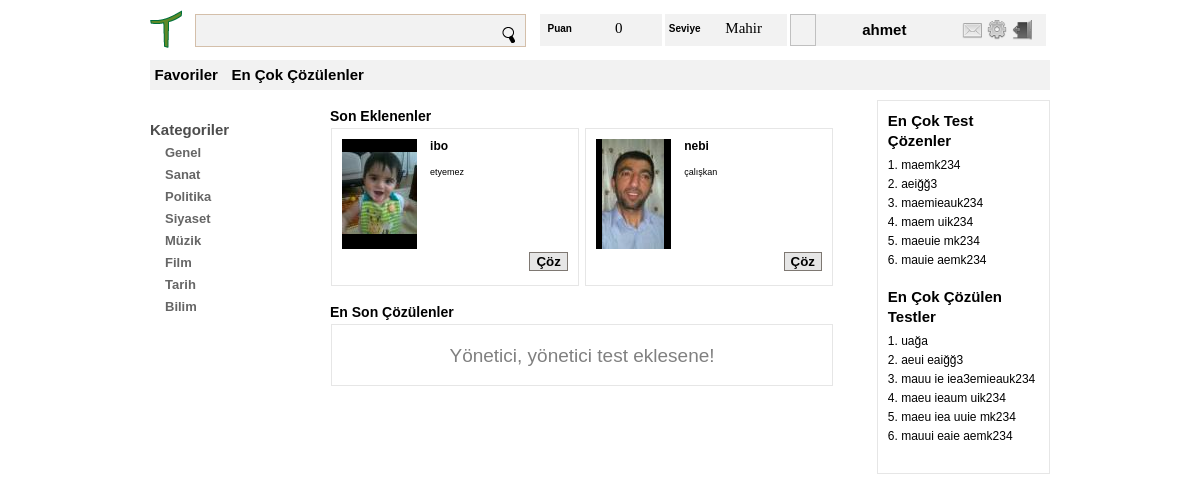
The page /home.php (signed in) on the database its author committed.
### tables this page shows
CREATE TABLE IF NOT EXISTS `test_kategorileri` (
  `id` int(5) NOT NULL AUTO_INCREMENT,
  `kategori` varchar(50) NOT NULL,
  `ust_kategori_id` int(5) NOT NULL DEFAULT '0',
  PRIMARY KEY (`id`),
  KEY `ust_kategori_id` (`ust_kategori_id`)
);

CREATE TABLE IF NOT EXISTS `dosyalar` (
  `id` int(15) NOT NULL AUTO_INCREMENT,
  `yukleyen_id` int(10) NOT NULL,
  `test_id` int(10) DEFAULT NULL,
  `tur_id` int(5) NOT NULL,
  `kok_dizin` varchar(250) NOT NULL,
  `dizin` varchar(300) NOT NULL,
  `ad` varchar(100) NOT NULL,
  `genislik` int(10) NOT NULL,
  `yukseklik` int(10) NOT NULL,
  `durum_id` int(5) NOT NULL,
  `eklenme_tarihi` varchar(100) DEFAULT NULL,
  PRIMARY KEY (`id`),
  KEY `test_id` (`test_id`),
  KEY `tur_id` (`tur_id`),
  KEY `durum` (`durum_id`),
  KEY `yukleyen_id` (`yukleyen_id`)
);

CREATE TABLE IF NOT EXISTS `testler` (
  `id` int(10) NOT NULL AUTO_INCREMENT,
  `olusturan_id` int(10) NOT NULL,
  `zorluk_id` int(3) NOT NULL,
  `etiket` varchar(100) DEFAULT NULL,
  `aciklama` varchar(300) DEFAULT NULL,
  `olusturulma_tarihi` varchar(100) DEFAULT NULL,
  `kategori_id` int(4) NOT NULL,
  `cozulme_sayisi` int(30) NOT NULL,
  PRIMARY KEY (`id`),
  UNIQUE KEY `etiket` (`etiket`),
  KEY `olusturan_id` (`olusturan_id`),
  KEY `zorluk_derecesi_id` (`zorluk_id`),
  KEY `kategori_id` (`kategori_id`)
);

### essek/class.Cevap.php (called while the page is built, shortened)
<?php
	class Cevap
	{
		private $govdeDosyasi = "";
		public function giydir($html, $uygulama_adi = null)
		{
			$govde = $this->govdeGiydir();
			return $this;
		}
		private function govdeGiydir()
		{
			include_once ($this->govdeDosyasi);
			return ob_get_clean();
		}
		public function ataGovdeDosyasi($govdeDosyasi)
		{
			$this->govdeDosyasi = $govdeDosyasi;
			return $this;
		}
	}
?>

### essek/sql/class.Mysql.php (called while the page is built, shortened)
<?php
require_once str_replace('\\', '/', dirname(__DIR__)) . '/class.Mesaj.php';
class Mysql extends Surucu
{
	public $host = "localhost";
	public $kullanici = "root";
	public $sifre = "";
	public $mysqli = null;
	public $mysqliSonuc = null;
	public $etkilenenSatirSayisi = - 1;
	public function calistir($sorgu)
	{
		$gcc_etkilenenSatirSayisi = $this->etkilenenSatirSayisi;
		$this->etkilenenSatirSayisi = 0;
		try
		{
			$sonuc = $this->mysqli->query($sorgu);
			if ($sonuc)
			{
				if ($sonuc instanceof MySQLi_Result)
				{
					$this->mysqliSonuc = $sonuc;
					$this->mysqliSonucMevcutmu = true;
					$this->etkilenenSatirSayisi = $this->mysqli->affected_rows;
				}
				else
				{
					$this->etkilenenSatirSayisi = $this->mysqli->affected_rows;
					$this->sonEklenen = $this->mysqli->insert_id;
				}
			}
			else
			{
				throw new exSorguHatasi($sorgu, $this->mysqli->errno, $this->mysqli->error);
			}
		}
		catch (mysqli_sql_exception $hata)
		{
			$this->etkilenenSatirSayisi = $gcc_etkilenenSatirSayisi;
			throw new exSorguHatasi($sorgu, $hata->getCode(), $hata->getMessage());
		}
	}
	public function sonuc($cokSatirli = false)
	{
		$mesaj = new Mesaj();
		if ($cokSatirli)
		{
			$mesaj->ataMesaj($this->mysqliSonuc->fetch_all(MYSQLI_ASSOC));
		}
		else
		{
			$mesaj->ataMesaj($this->mysqliSonuc->fetch_assoc());
		}
		return $mesaj;
	}
	protected function baglan($veritabani)
	{
		try
		{
			$this->mysqli = new MySQLi($this->host, $this->kullanici, $this->sifre, $veritabani);
		}
		catch (mysqli_sql_exception $hata)
		{
			throw new exBaglantiHatasi($this->host, $this->kullanici, $hata->getCode(), $hata->getMessage());
		}
	}
	protected function ilkSorgulariGerceklestir()
	{
		$ilkSorgular = array(
				"SET NAMES 'utf8'",
				"SET CHARACTER SET utf8",
				"SET COLLATION_CONNECTION = 'utf8_turkish_ci'"
		);
	}
}
?>

### essek/sql/class.SQL.php (called while the page is built, shortened)
<?php
class SQL
{
	public $sorgu;
	private $surucu;
	public function __construct($surucu)
	{
		$this->sorgu = "";
		$this->surucu = $surucu;
	}
	public function calistir()
	{
		if ($this->surucu != null)
		{
			$this->surucu->calistir($this->sorgu);
		}
	}
	public function select($sutunlar = null)
	{
		if (is_string($sutunlar))
		{
			$sutunlar = array(
					$sutunlar
			);
		}
		$this->sorgu = sprintf("SELECT %s", implode(", ", $sutunlar));
		return $this;
	}
	public function from($tablolar)
	{
		if (is_string($tablolar))
		{
			$tablolar = (array) $tablolar;
		}
		$this->sorgu .= sprintf(" FROM %s", implode(", ", $tablolar));
		return $this;
	}
	public function orderby($sutun)
	{
		$this->sorgu .= sprintf(" ORDER BY %s", $sutun);
		return $this;
	}
	public function limit($sayfaNo, $sonucAdedi)
	{
		$this->sorgu .= sprintf(" LIMIT %d, %d", $sayfaNo, $sonucAdedi);
		return $this;
	}
	public function where($sutunlarDegerler = null, $post = false)
	{
		$gecici = " WHERE";
		$this->sorgu .= $gecici;
		return $this;
	}
	public function filtreString($filtre)
	{
		$this->sorgu .= " ".$filtre;
		return $this;
	}
	public function ve()
	{
		$this->sorgu .= " AND ";
		return $this;
	}
	public function azalan()
	{
		$this->sorgu .= " DESC ";
		return $this;
	}
}
?>

### essek/class.Mesaj.php (called while the page is built, shortened)
<?php
class Mesaj
{
	private $mesaj;
	public function __construct()
	{
		$this->mesaj = true;
	}
	public function ataMesaj($mesaj)
	{
		$this->mesaj = $mesaj;
	}
	public function alMesaj()
	{
		return $this->mesaj;
	}
}
?>

### sablon/anasayfa/karsilama.phtml (the view, shortened to what this page needs)
<?php
$talil = new Mysql('talil');
try
{
	Mysql::sql($talil)
	->select('t.id, t.etiket, t.aciklama, concat(d.dizin, d.ad) AS img, d.yukseklik AS y, d.genislik AS g')
	->from('testler AS t, dosyalar AS d')
	->where()
	->filtreString('t.id = d.test_id')->ve()
	->filtreString('d.ad LIKE "%arama%"')->ve()
	->filtreString('d.durum_id = 2')
	->orderby('t.id')->azalan()->limit(0, 4)->calistir();
	if ($talil->etkilenenSatirSayisi > 0)
	{
		$son_eklenenler = $talil->sonuc(true)->alMesaj();
	}
}
catch (exVeritabani $hata){}
?>
<?php include_once 'tl_as_ust.phtml';?>
<div id="dolma" class="arac_cubugu fl_tmr">
	<?php include_once 'tl_as_menu.phtml'; ?>
	<div id="icerik" class="fl_tmr">
		<div id="test_akisi">
			<div class="akis">
				<div class="akis_baslik">Son Eklenenler</div>
				<div class="akis_testler fl_tmr">
					<?php if (isset($son_eklenenler)):?>
					<?php
						$sayac = 0;
						foreach($son_eklenenler as $test):
					?>
					<div class="test kutu fl_tmr <?php echo ($sayac % 2 == 0) ? 'fl_sl' : 'fl_sg'; ?>" id="<?php echo $test["id"]; ?>">
						<div class="test_resim_kutu fl_sl">
							<img src="<?php echo $test["img"];?>"
								style="margin-top:<?php echo (110-$test["y"])/2;?>px;margin-left:<?php echo (75-$test["g"])/2;?>px;"/>
						</div>
						<div class="test_bilgileri">
							<p class="tb_etiket"><?php echo $test["etiket"]; ?></p>
							<p class="tb_aciklama"><?php echo $test["aciklama"]; ?></p>
						</div>
						<div class="test_alt_menu">
							<input type="button" class="btn_gnl fl_sg el_goster" value="Çöz"
								   onclick="document.location='test.php?id=<?php echo $test["id"]; ?>'"/>
						</div>
					</div>
					<?php
						$sayac++;
						endforeach;
						endif;
					?>
				</div>
			</div>
			<div class="akis">
				<div class="akis_baslik">En Son Çözülenler</div>
				<div class="akis_testler fl_tmr">
					<?php
						if (!isset($en_cok_cozulenler)):
					?>
					<div class="akis_yok kutu"> <p>Yönetici, yönetici test eklesene! </p></div>
					<?php endif;?>
				</div>
			</div>
		</div>
		<div id="listeler" class="kutu">
			<div class="liste">
				<div class="liste_baslik">
					En Çok Test Çözenler
				</div>
				<ul>
					<li>maemk234</li>
					<li>aeiğğ3</li>
					<li>maemieauk234</li>
					<li>maem uik234</li>
					<li>maeuie mk234</li>
					<li>mauie aemk234</li>
				</ul>
			</div>
			<div class="liste">
				<div class="liste_baslik">
					En Çok Çözülen Testler
				</div>
				<ul>
					<li>uağa</li>
					<li>aeui eaiğğ3</li>
					<li>mauu ie iea3emieauk234</li>
					<li>maeu ieaum uik234</li>
					<li>maeu iea uuie mk234</li>
					<li>mauui eaie aemk234</li>
				</ul>
			</div>
		</div>
	</div>
</div>

### sablon/anasayfa/tl_as_menu.phtml
<?php
$talil = new Mysql('talil');
try
{
	Mysql::sql($talil)
	->select('*')
	->from('test_kategorileri')
	->calistir();
	if ($talil->etkilenenSatirSayisi > 0)
	{
		$kategoriler = $talil->sonuc(true)->alMesaj();
	}
}
catch (exVeritabani $hata){}
?>
<div id="menu">
	<dl>
		<dt>Kategoriler</dt>
		<dd>
			<ul>
				<?php
					foreach($kategoriler as $k)
					{
						echo '<li>'.$k['kategori'].'</li>';
					}
				?>
			</ul>
		</dd>
	</dl>
</div>

### rows shown on the page
test_kategorileri: kategori "Genel"
test_kategorileri: kategori "Sanat"
test_kategorileri: kategori "Politika"
test_kategorileri: kategori "Siyaset"
test_kategorileri: kategori "Müzik"
test_kategorileri: kategori "Film"
test_kategorileri: kategori "Tarih"
test_kategorileri: kategori "Bilim"
dosyalar: shows a picture, test.etiket "ibo", test.aciklama "etyemez"
dosyalar: shows a picture, test.etiket "nebi", test.aciklama "çalışkan"

### other values the page prints
Oturum::al("kullanici")["puan"] "0"
Oturum::al("kullanici")["seviye"] "Mahir"
Oturum::al("kullanici")["kullanici_adi"] "ahmet"
